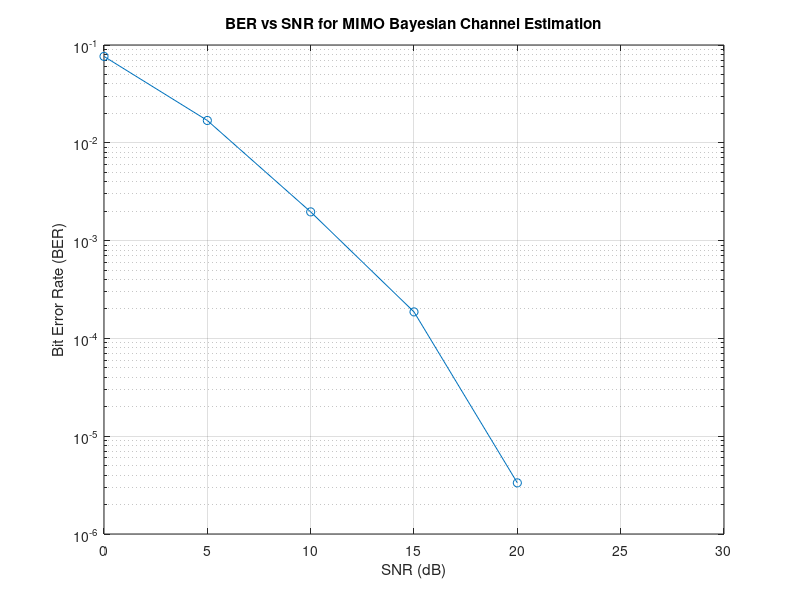

Source code (MATLAB):
function MIMO_Bayesian_Channel_Estimation()
    % System parameters
    Nt = 3; % Number of transmit antennas
    Nr = 4; % Number of receive antennas
    Np = 10; % Number of pilot symbols
    Nd = 100; % Number of data symbols
    SNR_dB = 0:5:30; % SNR range in dB
    num_iterations = 1000; % Number of iterations 

    % Pre-allocate BER array
    BER = zeros(length(SNR_dB), 1);

    % Loop over different SNR values
    for idx = 1:length(SNR_dB)
        SNR = 10^(SNR_dB(idx) / 10);
        sigma2_n = 1 / SNR;

        
        error_count = 0;
        total_bits = 0;

        for iteration = 1:num_iterations
            % Generate random pilot signals
            X = sqrt(1) * (randn(Nt, Np) + 1i * randn(Nt, Np));

            % Generate a random channel matrix
            H = (randn(Nr, Nt) + 1i * randn(Nr, Nt)) / sqrt(2);

            Y_pilot = H * X + sqrt(sigma2_n / 2) * (randn(Nr, Np) + 1i * randn(Nr, Np));

            
            H_est = BayesianChannelEstimation(Y_pilot, X, sigma2_n, Nt, Nr);

            % Generate random data symbols
            data_symbols = randi([0 1], Nt, Nd);
            data_symbols_mod = 2 * data_symbols - 1; % BPSK modulation

            % Combine pilot and data symbols
            X_combined = [X, data_symbols_mod];

            % Transmit combined symbols through the channel
            Y_combined = H * X_combined + sqrt(sigma2_n / 2) * (randn(Nr, Np+Nd) + 1i * randn(Nr, Np+Nd));

            % Separate received pilot and data signals
            Y_data = Y_combined(:, Np+1:end);

            % Receiver side: 
            data_symbols_est = pinv(H_est) * Y_data;
            data_symbols_est_demod = real(data_symbols_est) > 0;

            % Count bit errors
            error_count = error_count + sum(sum(data_symbols ~= data_symbols_est_demod));
            total_bits = total_bits + numel(data_symbols);
        end

        % Compute BER
        BER(idx) = error_count / total_bits;
    end

    % Plot BER vs SNR
    figure;
    semilogy(SNR_dB, BER, 'o-');
    xlabel('SNR (dB)');
    ylabel('Bit Error Rate (BER)');
    title('BER vs SNR for MIMO Bayesian Channel Estimation');
    grid on;

    disp('True Channel Matrix:');
    disp(H);

    disp('Estimated Channel Matrix:');
    disp(H_est);

    disp('Original Data Symbols:');
    disp(data_symbols);

    disp('Pilot Signals:');
    disp(X);
end

function H_est = BayesianChannelEstimation(Y, X, sigma2_n, Nt, Nr)
    P = 2; % Transmit power

    % Compute the posterior mean and covariance
    Sigma_H = inv((1 / sigma2_n) * (X * X') + (1 / P) * eye(Nt));
    H_mean = (1 / sigma2_n) * Sigma_H * X * Y';

    
    H_est = H_mean';

   
end
